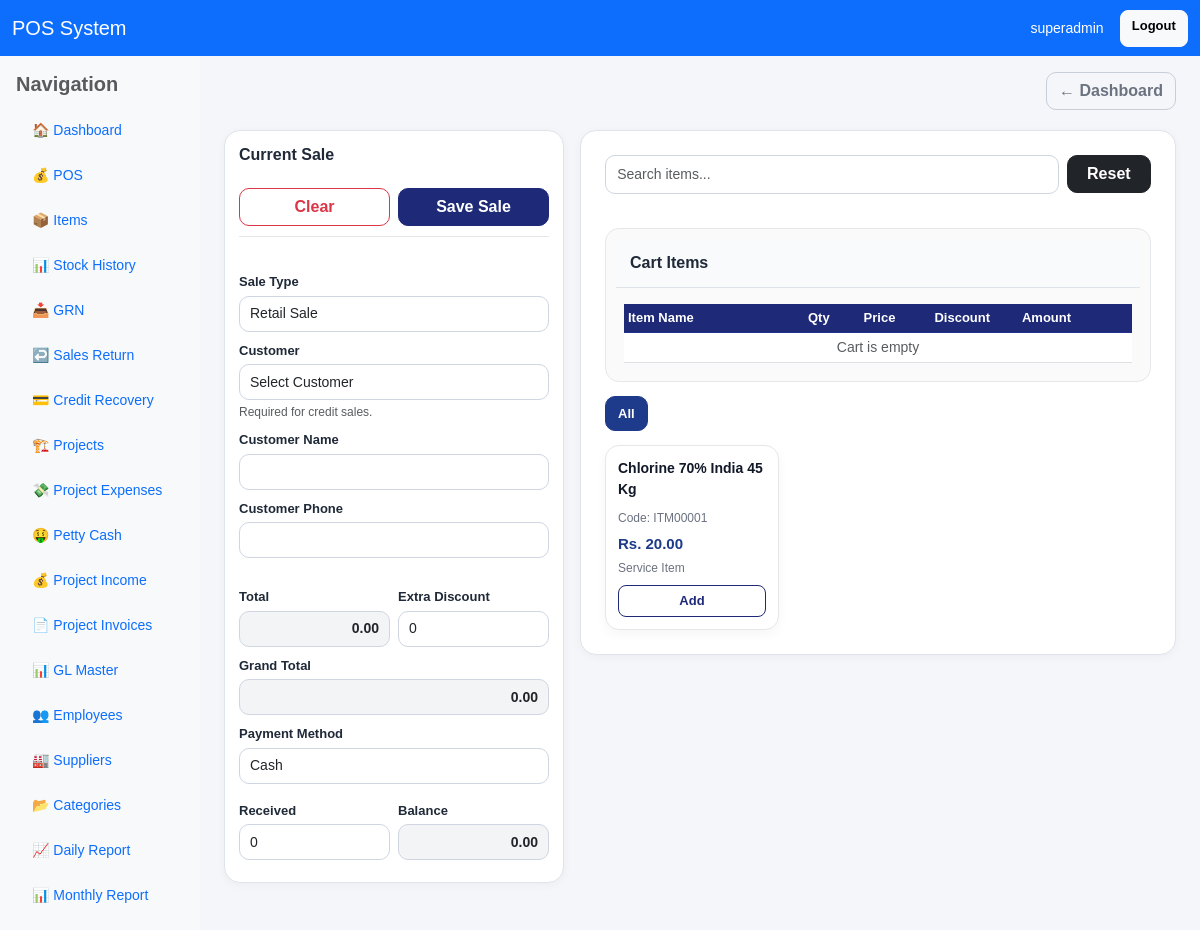
Before: / (signed in) with the older database file.
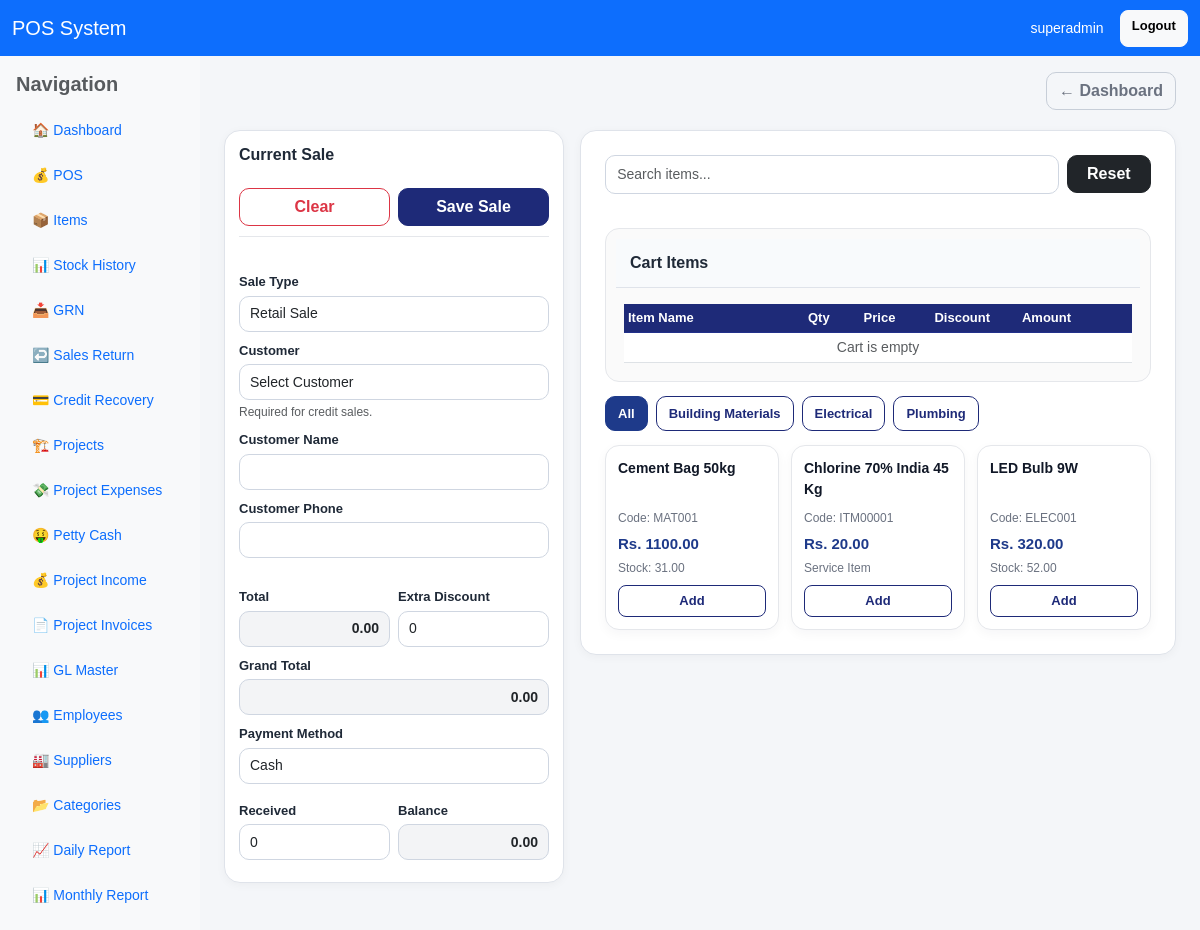
After: the same page with the newer database file.
### pos/models.py (models this page shows, shortened)
class Item(models.Model):
    ITEM_TYPE_CHOICES = [
        ("retail", "Retail"),
        ("project", "Project"),
        ("service", "Service"),
    ]
    item_code = models.CharField(max_length=50, unique=True)
    name = models.CharField(max_length=255)
    category = models.ForeignKey(
        "Category",
        on_delete=models.SET_NULL,
        null=True,
        blank=True
    )
    supplier = models.ForeignKey(
        "Supplier",
        on_delete=models.SET_NULL,
        null=True,
        blank=True
    )
    unit = models.CharField(max_length=30, default="pcs")
    cost_price = models.DecimalField(max_digits=12, decimal_places=2, default=0)
    selling_price = models.DecimalField(max_digits=12, decimal_places=2, default=0)
    stock = models.DecimalField(max_digits=12, decimal_places=2, default=0)
    purchase_date = models.DateField(blank=True, null=True)
    item_type = models.CharField(max_length=20, choices=ITEM_TYPE_CHOICES, default="retail")
    is_service = models.BooleanField(default=False)
    allow_discount = models.BooleanField(default=True)
    max_discount_value = models.DecimalField(max_digits=12, decimal_places=2, default=0)
    reorder_level = models.DecimalField(max_digits=12, decimal_places=2, default=0)
    warranty_days = models.PositiveIntegerField(default=0)
    retail_gl_account = models.ForeignKey(
        "GLMaster",
        on_delete=models.SET_NULL,
        null=True,
        blank=True,
        related_name="retail_items"
    )
    cost_gl_account = models.ForeignKey(
        "GLMaster",
        on_delete=models.SET_NULL,
        null=True,
        blank=True,
        related_name="cost_items"
    )
    is_active = models.BooleanField(default=True)
    updated_by = models.ForeignKey(
        User,
        on_delete=models.SET_NULL,
        null=True,
        blank=True,
        related_name="updated_items"
    )
    created_at = models.DateTimeField(auto_now_add=True)
    class Meta:
        ordering = ["name"]

class Category(models.Model):
    name = models.CharField(max_length=100, unique=True)
    description = models.TextField(blank=True, null=True)
    is_active = models.BooleanField(default=True)
    created_at = models.DateTimeField(auto_now_add=True)
    class Meta:
        ordering = ["name"]

### pos/views.py (the view)
# urls.py: path('', views.pos_page, name='pos'),
@user_passes_test(can_use_pos)
def pos_page(request):
    query = request.GET.get("q", "").strip()
    items = Item.objects.filter(is_active=True).select_related("category").order_by("name")
    projects = Project.objects.filter(is_active=True).order_by("-id")
    categories = Category.objects.all().order_by("name")
    customers = Customer.objects.filter(is_active=True).order_by("name")
    if query:
        items = items.filter(
            Q(name__icontains=query) |
            Q(item_code__icontains=query) |
            Q(category__name__icontains=query)
        )
    return render(request, "pos/pos.html", {
        "items": items,
        "projects": projects,
        "categories": categories,
        "customers": customers,
        "query": query,
        "show_items": can_manage_items(request.user),
    })

### pos/views.py (called while the page is built)
def is_owner(user):
    return user.is_superuser or user.groups.filter(name__iexact="Owner").exists()

def can_use_pos(user):
    return is_owner(user) or is_cashier(user)

def can_manage_items(user):
    return is_owner(user) or is_manager(user) or is_clerk(user)

### pos/templates/pos/pos.html (shortened to what the changed rows need)
{% extends "base.html" %}
{% block content %}
<div class="pos-layout">
    <div class="pos-right-panel">
        <div class="card p-3 p-md-4 pos-right-card">
            <div class="pos-cart-box">
                <div class="pos-cart-scroll">
                    <table class="table table-sm align-middle mb-0">
                        <thead>
                            <tr>
                                <th style="min-width:180px;">Item Name</th>
                                <th style="width:80px;">Qty</th>
                                <th style="width:100px;">Price</th>
                                <th style="width:110px;">Discount</th>
                                <th style="width:100px;">Amount</th>
                                <th style="width:60px;"></th>
                            </tr>
                        </thead>
                    </table>
                </div>
            </div>
            <div class="pos-category-bar">
                <button type="button" class="btn btn-primary btn-sm category-btn active" onclick="filterByCategory('all', this)">
                    All
                </button>
                {% for category in categories %}
                <button type="button"
                        class="btn btn-outline-primary btn-sm category-btn"
                        onclick="filterByCategory('{{ category.name|lower|escapejs }}', this)">
                    {{ category.name }}
                </button>
                {% endfor %}
            </div>
            <div class="pos-items-grid" id="itemsGrid">
                {% for item in items %}
                <div class="pos-item-card"
                     data-name="{{ item.name|lower }}"
                     data-code="{{ item.item_code|lower }}"
                     data-category="{% if item.category %}{{ item.category.name|lower }}{% else %}uncategorized{% endif %}">
                    <div class="pos-item-name">{{ item.name }}</div>
                    <div class="pos-item-meta">Code: {{ item.item_code }}</div>
                    <div class="pos-item-price">Rs. {{ item.selling_price }}</div>
                    <div class="pos-item-stock">
                        {% if item.is_service %}
                            Service Item
                        {% else %}
                            Stock: {{ item.stock }}
                        {% endif %}
                    </div>
                    {% if not item.is_service and item.stock <= 0 %}
                    <button type="button" class="btn btn-outline-danger btn-sm mt-2 w-100" disabled>
                        Out of Stock
                    </button>
                    {% else %}
                    <button type="button"
                            class="btn btn-outline-primary btn-sm mt-2 w-100 add-item-btn"
                            data-id="{{ item.id }}"
                            data-code="{{ item.item_code|escapejs }}"
                            data-name="{{ item.name|escapejs }}"
                            data-price="{{ item.selling_price }}"
                            data-maxdiscount="{{ item.max_discount_value|default:0 }}"
                            data-allowdiscount="{{ item.allow_discount|yesno:'true,false' }}"
                            data-stock="{{ item.stock|default:0 }}"
                            data-isservice="{{ item.is_service|yesno:'true,false' }}">
                        Add
                    </button>
                    {% endif %}
                </div>
                {% empty %}
                <div class="text-muted">No items found.</div>
                {% endfor %}
            </div>
        </div>
    </div>
</div>
{% endblock %}

Changed rows visible on the page:
added Category: name "Building Materials"
added Category: name "Electrical"
added Category: name "Plumbing"
added Item: name "Cement Bag 50kg", item_code "MAT001", selling_price "1100.00", stock "31.00"
added Item: name "LED Bulb 9W", item_code "ELEC001", selling_price "320.00", stock "52.00"
